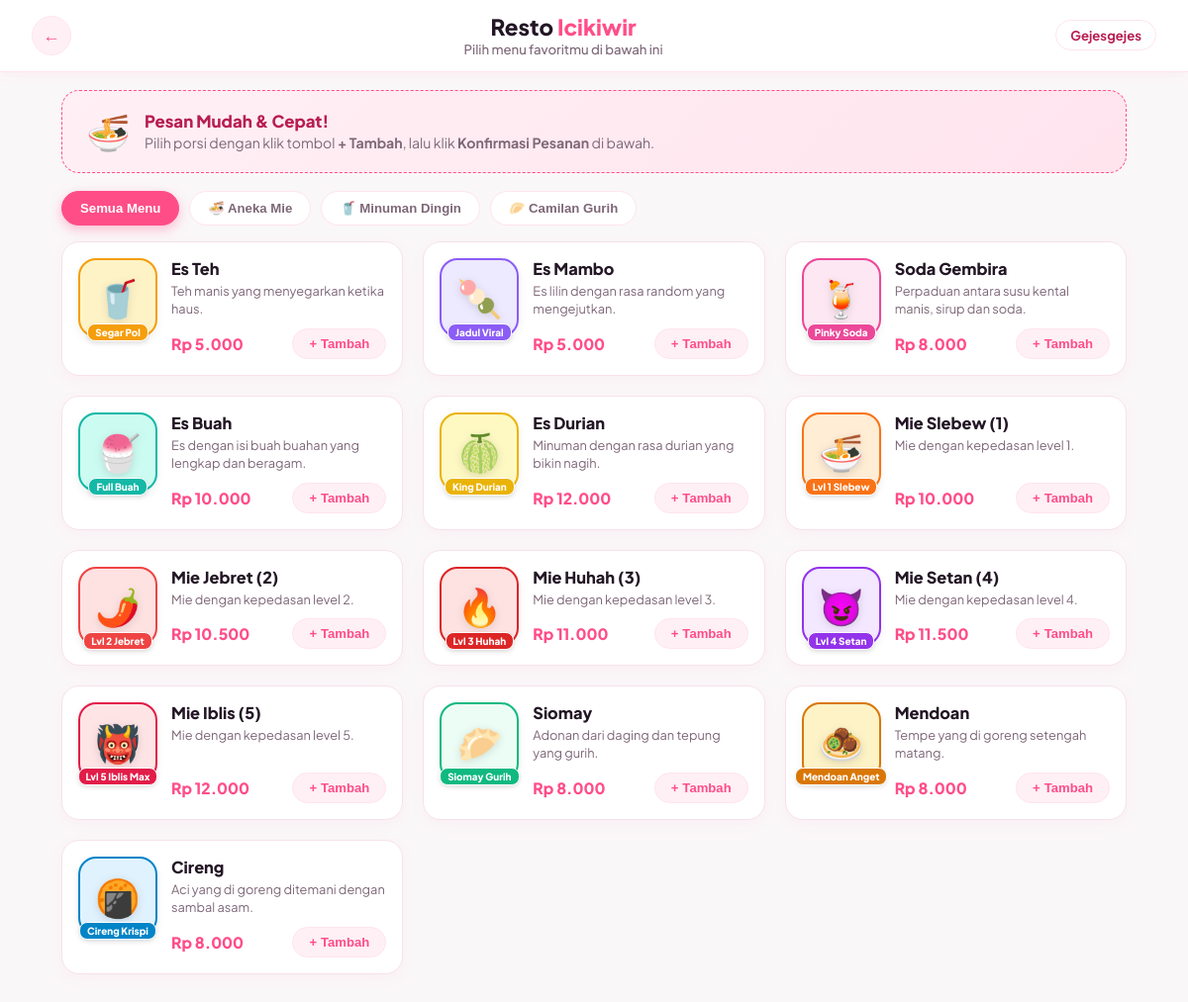
Page /menu.php on the committed database.
### tables this page shows
CREATE TABLE `menu` (
  `id_menu` int(11) NOT NULL,
  `nama` varchar(20) NOT NULL,
  `desk` varchar(200) NOT NULL,
  `harga` int(10) NOT NULL
);

### menu.php (the view, shortened to what this page needs)
<?php
require_once __DIR__ . '/backend/koneksi.php';
$query = "SELECT * FROM menu ORDER BY id_menu ASC";
$result = $conn->query($query);
$menus = [];
if ($result) {
    while ($row = $result->fetch_assoc()) {
        $menus[] = $row;
    }
}
function getMenuSticker($id) {
    $stickers = [
        1 => ['emoji' => '🥤', 'tag' => 'Segar Pol', 'color' => '#fef3c7', 'border' => '#f59e0b'],
        2 => ['emoji' => '🍡', 'tag' => 'Jadul Viral', 'color' => '#ede9fe', 'border' => '#8b5cf6'],
        3 => ['emoji' => '🍹', 'tag' => 'Pinky Soda', 'color' => '#fce7f3', 'border' => '#ec4899'],
        4 => ['emoji' => '🍧', 'tag' => 'Full Buah', 'color' => '#ccfbf1', 'border' => '#14b8a6'],
        5 => ['emoji' => '🍈', 'tag' => 'King Durian', 'color' => '#fef9c3', 'border' => '#eab308'],
        6 => ['emoji' => '🍜', 'tag' => 'Lvl 1 Slebew', 'color' => '#ffedd5', 'border' => '#f97316'],
        7 => ['emoji' => '🌶️', 'tag' => 'Lvl 2 Jebret', 'color' => '#fee2e2', 'border' => '#ef4444'],
        8 => ['emoji' => '🔥', 'tag' => 'Lvl 3 Huhah', 'color' => '#fee2e2', 'border' => '#dc2626'],
        9 => ['emoji' => '😈', 'tag' => 'Lvl 4 Setan', 'color' => '#f3e8ff', 'border' => '#9333ea'],
        10 => ['emoji' => '👹', 'tag' => 'Lvl 5 Iblis Max', 'color' => '#ffe4e6', 'border' => '#e11d48'],
        11 => ['emoji' => '🥟', 'tag' => 'Siomay Gurih', 'color' => '#ecfdf5', 'border' => '#10b981'],
        12 => ['emoji' => '🧆', 'tag' => 'Mendoan Anget', 'color' => '#fef3c7', 'border' => '#d97706'],
        13 => ['emoji' => '🍘', 'tag' => 'Cireng Krispi', 'color' => '#e0f2fe', 'border' => '#0284c7'],
    ];
    return $stickers[$id] ?? ['emoji' => '🍽️', 'tag' => 'Spesial', 'color' => '#fce7f3', 'border' => '#ff4d88'];
}
?>
<!DOCTYPE html>
<html lang="id">
<head>
</head>
<body>
<div class="app-container">
    <header class="app-header">
        <a href="index.php" class="back-btn" title="Kembali ke Beranda">←</a>
        <div class="header-title-box">
            <h1>Resto <span>Icikiwir</span></h1>
            <div class="header-subtitle">Pilih menu favoritmu di bawah ini</div>
        </div>
        <div class="help-pill">
            Gejesgejes
        </div>
    </header>
    <div class="content-wrapper">
        <section class="menu-banner">
            <div class="banner-icon">🍜</div>
            <div class="banner-text">
                <h3>Pesan Mudah & Cepat!</h3>
                <p>Pilih porsi dengan klik tombol <b>+ Tambah</b>, lalu klik <b>Konfirmasi Pesanan</b> di bawah.</p>
            </div>
        </section>
        <div class="category-tabs">
            <button class="cat-tab active" onclick="filterMenu('all', this)">Semua Menu</button>
            <button class="cat-tab" onclick="filterMenu('mie', this)">🍜 Aneka Mie</button>
            <button class="cat-tab" onclick="filterMenu('minuman', this)">🥤 Minuman Dingin</button>
            <button class="cat-tab" onclick="filterMenu('camilan', this)">🥟 Camilan Gurih</button>
        </div>
        <main class="menu-list" id="menuContainer">
            <?php foreach ($menus as $m):
                $id = (int)$m['id_menu'];
                $nama = htmlspecialchars($m['nama']);
                $desk = htmlspecialchars($m['desk']);
                $harga = (int)$m['harga'];
                $stk = getMenuSticker($id);
                $cat = 'camilan';
                if (stripos($nama, 'Es') !== false || stripos($nama, 'Soda') !== false || stripos($nama, 'Teh') !== false) {
                    $cat = 'minuman';
                } elseif (stripos($nama, 'Mie') !== false) {
                    $cat = 'mie';
                }
            ?>
            <div class="menu-card" data-category="<?= $cat; ?>" data-id="<?= $id; ?>">
                <div class="sticker-wrapper" style="background: <?= $stk['color']; ?>; border-color: <?= $stk['border']; ?>;">
                    <span class="sticker-emoji"><?= $stk['emoji']; ?></span>
                    <span class="sticker-tag" style="background: <?= $stk['border']; ?>;"><?= $stk['tag']; ?></span>
                </div>
                <div class="menu-info">
                    <div>
                        <h2 class="menu-name"><?= $nama; ?></h2>
                        <p class="menu-desc"><?= $desk; ?></p>
                    </div>
                    <div class="menu-bottom-row">
                        <div class="menu-price">Rp <?= number_format($harga, 0, ',', '.'); ?></div>
                        <button class="btn-add" id="btnAdd-<?= $id; ?>" onclick="tambahItem(<?= $id; ?>, '<?= addslashes($nama); ?>', <?= $harga; ?>)">
                            <span>+</span> Tambah
                        </button>
                    </div>
                </div>
            </div>
            <?php endforeach; ?>
        </main>
    </div>
</div>
</body>
</html>

### rows in the picture
menu: id_menu "🥤", id_menu "Segar Pol", nama "Es Teh", desk "Teh manis yang menyegarkan ketika haus.", harga "5.000"
menu: id_menu "🍡", id_menu "Jadul Viral", nama "Es Mambo", desk "Es lilin dengan rasa random yang mengejutkan.", harga "5.000"
menu: id_menu "🍹", id_menu "Pinky Soda", nama "Soda Gembira", desk "Perpaduan antara susu kental manis, sirup dan soda.", harga "8.000"
menu: id_menu "🍧", id_menu "Full Buah", nama "Es Buah", desk "Es dengan isi buah buahan yang lengkap dan beragam.", harga "10.000"
menu: id_menu "🍈", id_menu "King Durian", nama "Es Durian", desk "Minuman dengan rasa durian yang bikin nagih.", harga "12.000"
menu: id_menu "🍜", id_menu "Lvl 1 Slebew", nama "Mie Slebew (1)", desk "Mie dengan kepedasan level 1.", harga "10.000"
menu: id_menu "🌶️", id_menu "Lvl 2 Jebret", nama "Mie Jebret (2)", desk "Mie dengan kepedasan level 2.", harga "10.500"
menu: id_menu "🔥", id_menu "Lvl 3 Huhah", nama "Mie Huhah (3)", desk "Mie dengan kepedasan level 3.", harga "11.000"
menu: id_menu "😈", id_menu "Lvl 4 Setan", nama "Mie Setan (4)", desk "Mie dengan kepedasan level 4.", harga "11.500"
menu: id_menu "👹", id_menu "Lvl 5 Iblis Max", nama "Mie Iblis (5)", desk "Mie dengan kepedasan level 5.", harga "12.000"
menu: id_menu "🥟", id_menu "Siomay Gurih", nama "Siomay", desk "Adonan dari daging dan tepung yang gurih.", harga "8.000"
menu: id_menu "🧆", id_menu "Mendoan Anget", nama "Mendoan", desk "Tempe yang di goreng setengah matang.", harga "8.000"
menu: id_menu "🍘", id_menu "Cireng Krispi", nama "Cireng", desk "Aci yang di goreng ditemani dengan sambal asam.", harga "8.000"
